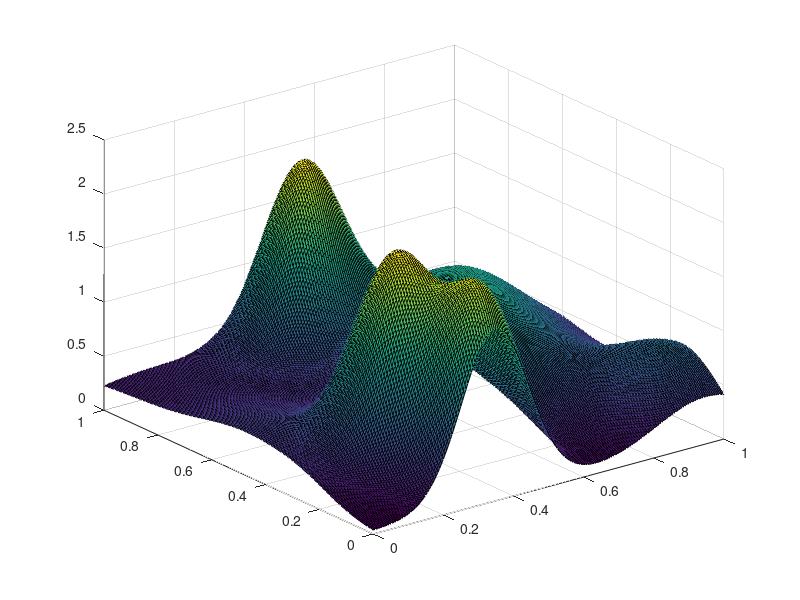

Recreate this plot in MATLAB. (Note: this script raises an error after producing the figure.)
%function gmmLikelihoodConvexHull 
%Illustration of the likelihood surface created by a GMM with 10 isotropic
%components in 2d. The centers are marked with a '+' symbol. The three
%modes are marked with blue triangles. The green line is the convex hull of
%the centers. 
%
% Requires both the statistics and optimization toolboxes
%
% Code by Matthew Dunham

rand('twister',39);
mu = [0.05:0.1:0.95;0.05:0.1:0.95];
mu(1,:) = mu(1,randperm(10));
mu(2,:) = mu(2,randperm(10));
mu = mu';
sigma = 0.2*[0.045,0.045,0.045,0.1,0.2,0.25,0.3,0.21,0.15,0.11];


f = @(x)0;
for i=1:10
    f = @(x)f(x) + 0.1*mvnpdf(x,mu(i,:),sigma(i).*eye(2));
end

stepsize = 0.005;
[x1,y1] = meshgrid(0:stepsize:1,0:stepsize:1);
[nrows,ncols] = size(x1);
xx = x1(:); yy = y1(:);
z = f([xx,yy]);
z = reshape(z,nrows,ncols);

figure;
surf(x1, y1, z);
if doPrintPmtk, doPrintPmtkFigures('gmmLikelihoodSurf'); end;

figure;
contour(x1,y1,z,'-r'); hold on;
plot(mu(:,1),mu(:,2),'+k','MarkerSize',12);

options = optimset('Display','off');
modes = zeros(3,2);
for i=1:3
   modes(i,:) =  fminunc(@(x)-f(x),mu(i,:),options);
end
plot(modes(:,1),modes(:,2),'^b','MarkerSize',12,'MarkerFaceColor','b');
k = convhull(mu(:,1),mu(:,2));
plot(mu(k,1),mu(k,2),'-g','LineWidth',3);

set(gca,'box','on','XTick',[],'YTick',[],'LineWidth',3);
maximizeFigure;
if doPrintPmtk, doPrintPmtkFigures('gmmLikelihoodConvexHull'); end;

%end
